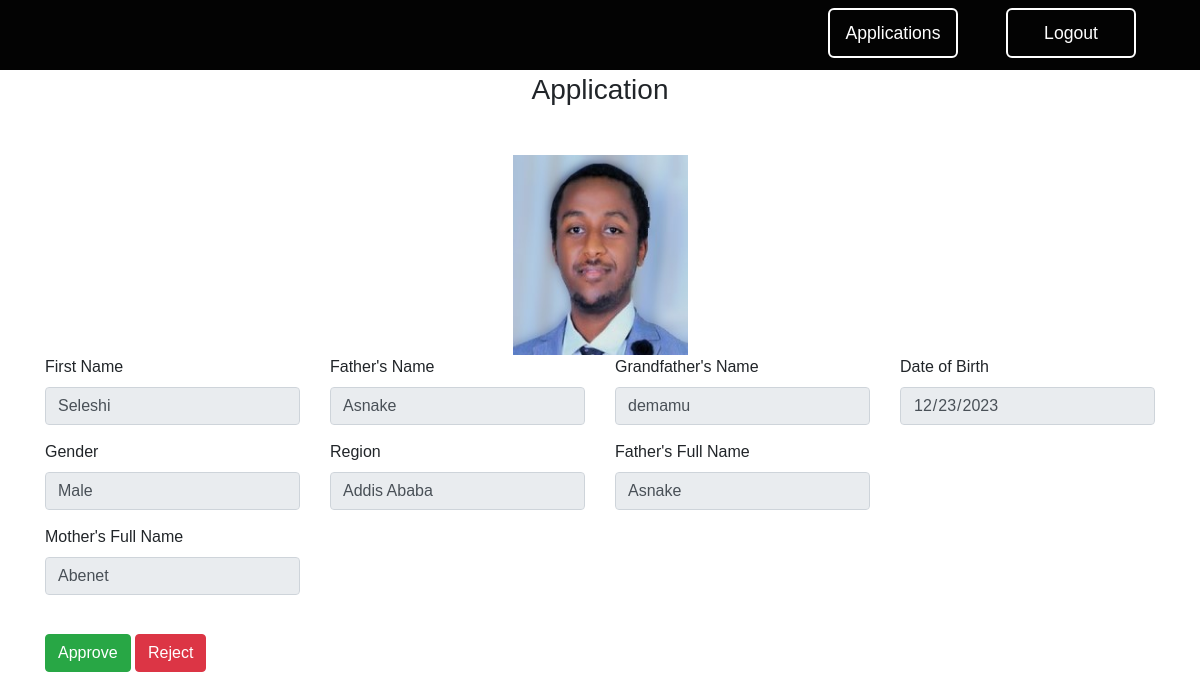
Page /admin/form/birth_certificate?user_id=1 (signed in) on the committed database.
### website/models.py (models this page shows)
class Common():
    firstName = db.Column(db.String(50))
    fatherName = db.Column(db.String(50))
    gfatherName = db.Column(db.String(50))
    birthDay = db.Column(db.Date)
    gender = db.Column(db.String(10))
    region = db.Column(db.String(50))
    photo = db.Column(db.String(100))
    pending = db.Column(db.Enum(PendingStatus), default=PendingStatus.NOT_APPLIED)
    comment = db.Column(db.String(255), default='')
    Date1 = db.Column(db.Date)
    Date2 = db.Column(db.Date)
    Date3 = db.Column(db.Date)
    Date4 = db.Column(db.Date)
    Date5 = db.Column(db.Date)
    Time1 = db.Column(db.Time)
    Time2 = db.Column(db.Time)
    Time3 = db.Column(db.Time)
    Time4 = db.Column(db.Time)
    Time5 = db.Column(db.Time)

class Birth_certificate(Common, db.Model):
    id = db.Column(db.String(36), primary_key=True, default=lambda: str(uuid.uuid4()))
    fatherfullName = db.Column(db.String(50))
    motherfullName = db.Column(db.String(50))
    user_id = db.Column(db.Integer, db.ForeignKey('user.id'))
    __tablename__ = 'birth_certificate'

### website/views.py (the view, shortened to what this page needs)
@views.route('admin/form/birth_certificate', methods=['GET', 'POST'])
@login_required
def birth_certificate_admin():
    user_id = request.args.get('user_id', type=int)
    pending_status = request.args.get('status', type=str)
    birth = Birth_certificate.query.filter_by(user_id=user_id).first()
    return render_template("birth_certificate_admin.html", user=current_user, Birth_certificate=birth, status=pending_status)

### website/templates/birth_certificate_admin.html (shortened to what this page needs)
{% extends "base.html" %} {% block title %}BirthCertificate{% endblock %} {%
    block content %}
    <link rel="stylesheet" href="/static/style_form.css" />
    <div class="container mt-5 mb-5">
      <form
        method="POST"
        enctype="multipart/form-data"
        onsubmit="return validateForm()"
      >
      <h3 align="center">Application</h3>
      <div class="container mt-5">
        <div class="row text-center">
          <div class="col-lg-4 col-md-6 mx-auto">
            <div class="service-card mx-auto">
              <div class="d-flex align-items-center justify-content-center">
                <img
                  id="cardImage"
                  class="card-img-top2"
                  src="/static/uploads/{{ Birth_certificate.photo.split('/')[-1] }}"
                  alt="Placeholder Image"
                />
              </div>
            </div>
          </div>
        </div>
      </div>
      <div class="row">
        <div class="col-md-3">
          <div class="form-group">
            <label for="firstName">First Name</label>
            <input
              type="text"
              class="form-control"
              id="firstName"
              name="firstName"
              value="{{Birth_certificate.firstName}}"
              readonly
            />
          </div>
        </div>
        <div class="col-md-3">
          <div class="form-group">
            <label for="fatherName">Father's Name</label>
            <input
              type="text"
              class="form-control"
              id="fatherName"
              name="fatherName"
              value="{{Birth_certificate.fatherName}}"
              readonly
            />
          </div>
        </div>
        <div class="col-md-3">
          <div class="form-group">
            <label for="gfatherName">Grandfather's Name</label>
            <input
              type="text"
              class="form-control"
              id="gfatherName"
              name="gfatherName"
              value="{{Birth_certificate.gfatherName}}"
              readonly
            />
          </div>
        </div>
        <div class="col-md-3">
          <div class="form-group">
            <label for="birthDay">Date of Birth</label>
            <input
              type="date"
              class="form-control"
              id="birthDay"
              name="birthDay"
              value="{{Birth_certificate.birthDay}}"
              readonly
            />
          </div>
        </div>
      </div>
      <div class="row">
        <div class="col-md-3">
          <div class="form-group">
            <label for="gender">Gender</label>
            <input
              type="text"
              class="form-control"
              id="gender"
              name="gender"
              value="{{Birth_certificate.gender}}"
              readonly
            />
          </div>
        </div>
        <div class="col-md-3">
          <div class="form-group">
            <label for="region">Region</label>
            <input
              type="text"
              class="form-control"
              id="region"
              name="region"
              value="{{Birth_certificate.region}}"
              readonly
            />
          </div>
        </div>
        <div class="col-md-3">
          <div class="form-group">
            <label for="fatherfullName">Father's Full Name</label>
            <input
              type="text"
              class="form-control"
              id="fatherfullName"
              name="fatherfullName"
              value="{{Birth_certificate.fatherfullName}}"
              readonly
            />
          </div>
        </div>
      </div>
      <div class="row">
        <div class="col-md-3">
          <div class="form-group">
            <label for="motherfullName">Mother's Full Name</label>
            <input
              type="text"
              class="form-control"
              id="motherfullName"
              name="motherfullName"
              value="{{Birth_certificate.motherfullName}}"
              readonly
            />
          </div>
        </div>
      </div>
      <br />
          {% if status == 'APPLIED_AWAITING_VERIFICATION' %}
          <div class="d-flex justify-content-center">
            <div class="form-check">
      <input type="checkbox" id="verificationCheck" name="verificationCheck" class="form-check-input">
      <label for="verificationCheck" class="form-check-label" style="font-weight: bold;">Did you verify the user's identity through a zoom call?</label>
      </div>
      </div>
      <div class="d-flex justify-content-center"></div>
      <div class="btn-group" role="group">
      <button
        type="submit"
        name="action"
        value="approve"
        class="btn btn-success"
        id="approveButton"
        disabled
      >
        Approve
      </button>
      <button
        type="submit"
        name="action"
        value="reject"
        class="btn btn-danger"
        id="rejectButton"
        disabled
      >
        Reject
      </button>
      <script>
        document.getElementById('verificationCheck').addEventListener('change', function() {
          document.getElementById('approveButton').disabled = !this.checked;
          document.getElementById('rejectButton').disabled = !this.checked;
        });
      </script>
    {% else %}
      <button
        type="submit"
        name="action"
        value="approve"
        class="btn btn-success"
      >
        Approve
      </button>
      <button
        type="submit"
        name="action"
        value="reject"
        class="btn btn-danger"
      >
        Reject
      </button>
    {% endif %}
          </div>
          </div>
    {% endblock %}

### website/static/style.css (style rules this page uses)
* { margin: 0; padding: 0; box-sizing: border-box; font-family: "arial", sans-serif; }
body, html { scroll-behavior: smooth; width: 100%; margin-top: 25px; padding: 0; box-sizing: border-box; font-family: "arial", sans-serif; }

### website/static/style_form.css (style rules this page uses)
body { margin-top: 0px; }
html, body { background: url("assets/Background.jpg") top center; }
.form-group { margin-bottom: 15px; }
.service-card { max-width: 175px; max-height: 400px; }
.card-img-top2 { width: 175px; height: 200px; }

### rows in the picture
Birth_certificate: photo (picture), firstName "Seleshi", fatherName "Asnake", gfatherName "demamu", birthDay "12/23/2023", gender "Male", region "Addis Ababa", fatherfullName "Asnake", motherfullName "Abenet"
